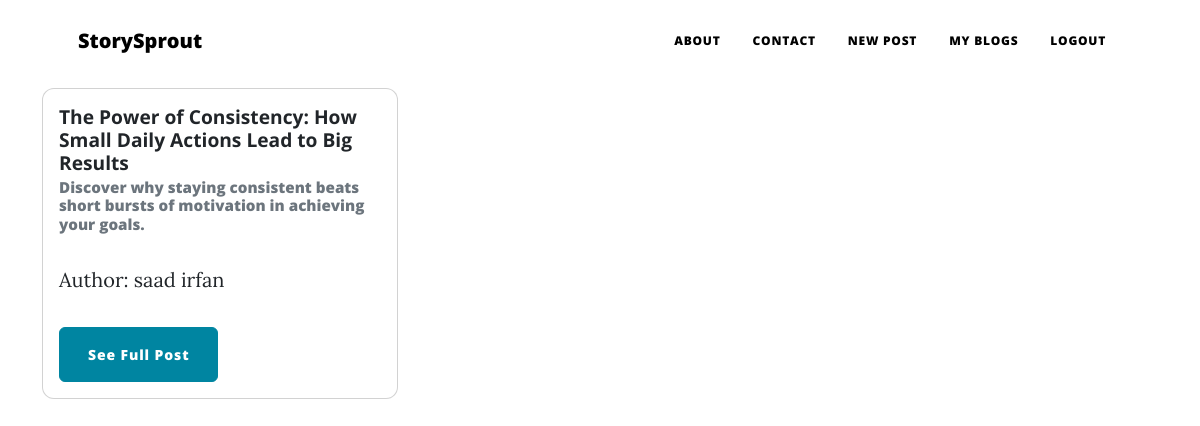
Page /my-blogs/1 (signed in) on the committed database.
### main.py (models this page shows, shortened)
class BlogPost(db.Model):
    __tablename__ = 'blog_posts'
    id: Mapped[int] = mapped_column(Integer, primary_key=True)
    author_id: Mapped[int] = mapped_column(Integer, db.ForeignKey("users.id"))
    title: Mapped[str] = mapped_column(String(250), unique=True, nullable=False)
    subtitle: Mapped[str] = mapped_column(String(250), nullable=False)
    date: Mapped[str] = mapped_column(String(250), nullable=False)
    body: Mapped[str] = mapped_column(Text, nullable=False)
    author = relationship("User", back_populates="posts")
    img_url: Mapped[str] = mapped_column(String(250), nullable=False)
    comments = relationship("Comment", back_populates="parent_post", cascade='all, delete-orphan')

class User(UserMixin, db.Model):
    __tablename__ = 'users'
    id: Mapped[int] = mapped_column(Integer, primary_key=True)
    username: Mapped[str] = mapped_column(String(250), nullable=False)
    email: Mapped[str] = mapped_column(String(250), nullable=False, unique=True)
    password: Mapped[str] = mapped_column(String(250), nullable=False)
    posts = relationship("BlogPost", back_populates="author")
    comments = relationship("Comment", back_populates="comment_author")

### main.py (the view)
@app.route('/my-blogs/<int:user_id>', methods=['GET', 'POST'])
def my_blogs(user_id):
    user = User.query.get(user_id)
    all_posts = db.session.execute(db.select(BlogPost).where(BlogPost.author_id == user.id)).scalars().all()
    return render_template('my-blogs.html', posts=all_posts, current_user=current_user)

### main.py (called while the page is built)
@login_manager.user_loader
def load_user(user_id):
    return User.query.get(int(user_id))

### templates/my-blogs.html
{% include 'header.html' %}
<div class="container mt-5 my-blogs">
    {% if posts %}
        <div class="row">
            {% for post in posts %}
                <div class="col-md-4 mb-4">
                    <div class="card">
                        <div class="card-body">
                            <h5 class="card-title">{{ post.title }}</h5>
                            <h6 class="card-subtitle mb-2 text-muted">{{ post.subtitle }}</h6>
                            <p class="card-text">Author: {{ post.author.username }}</p>
                            <a href="{{ url_for('show_post', post_id=post.id) }}" class="btn btn-primary">See Full Post</a>
                        </div>
                    </div>
                </div>
            {% endfor %}
        </div>
    {% else %}
        <h2>You have not uploaded any blog yet.</h2>
    {% endif %}
</div>

### rows in the picture
BlogPost: title "The Power of Consistency: How Small Daily Actions Lead to Big Results", subtitle "Discover why staying consistent beats short bursts of motivation in achieving your goals.", author.username "saad irfan"
